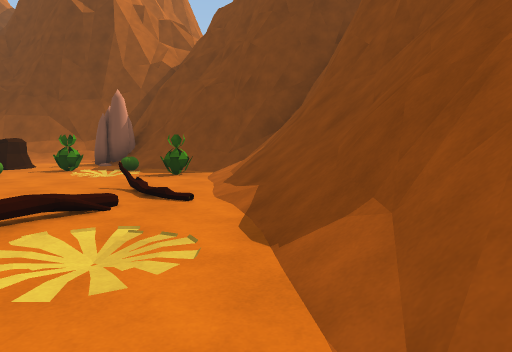
[1] (above)

24 first-person views from a walk through a 3-D level made in the Unity game engine. The camera is 1.4 m above the floor, tilts 6° down and sees 70° across. The floor is counted in squares, 2 m on a side. Each view is taken from the middle of a square. On the plan, view 1 faces up. The plan holds only what a view shows up to about 11 squares ahead; the rest is blank. The place goes on beyond the plan.

[2]
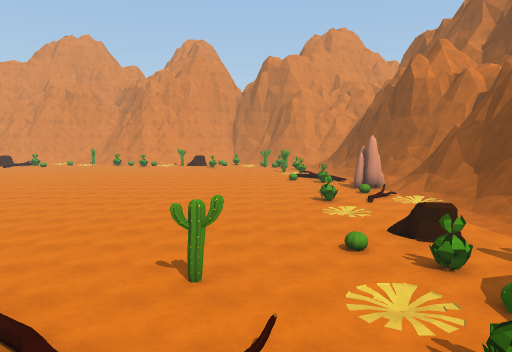

[3]
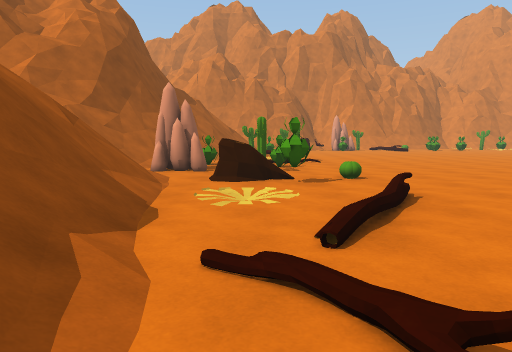

[4]
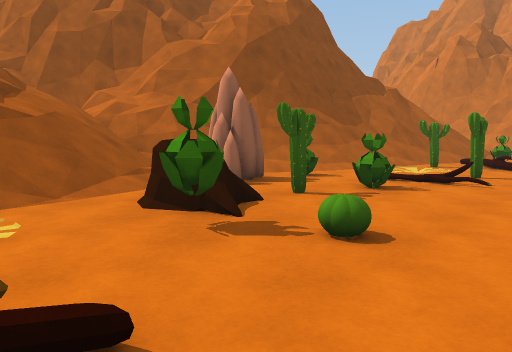

[5]
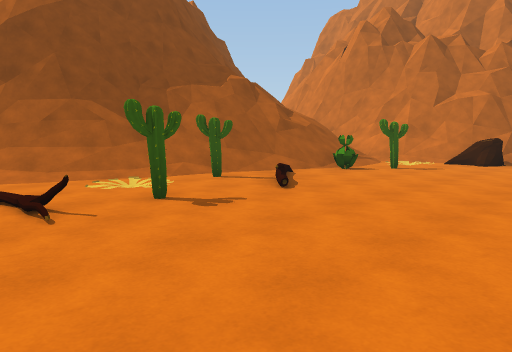

[6]
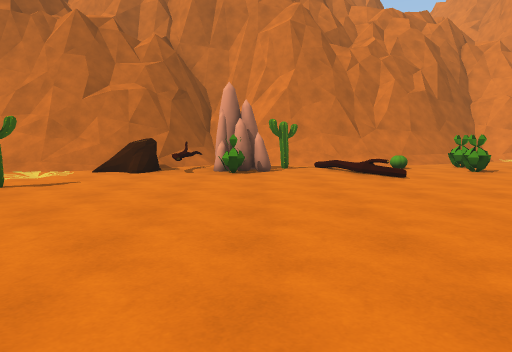

[7]
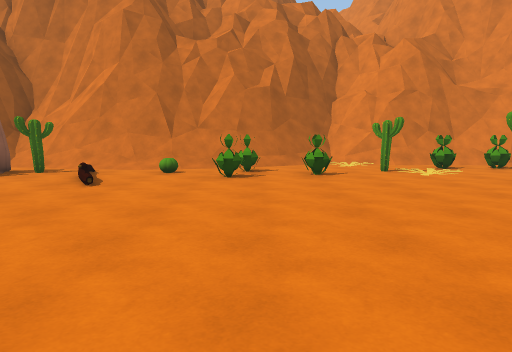

[8]
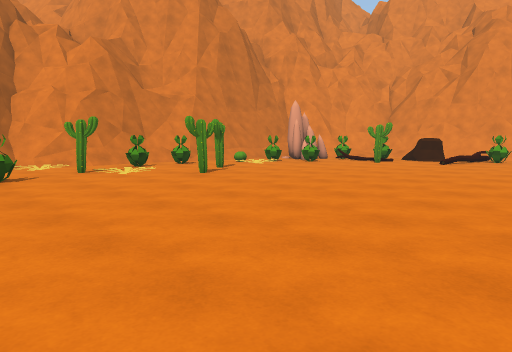

[9]
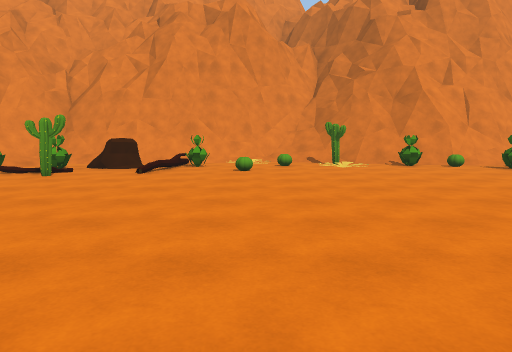

[10]
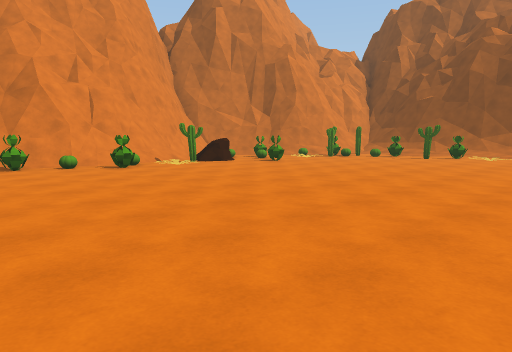

[11]
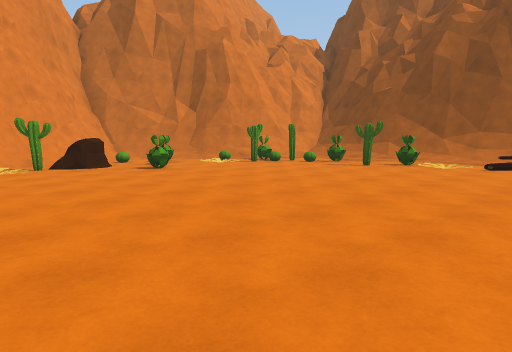

[12]
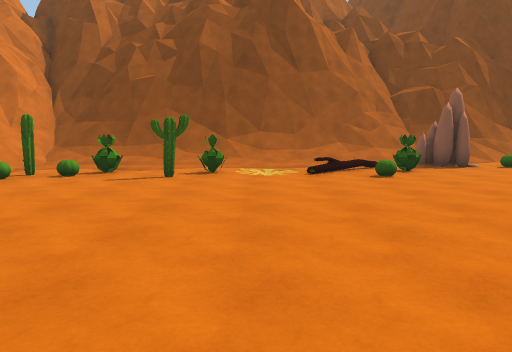

[13]
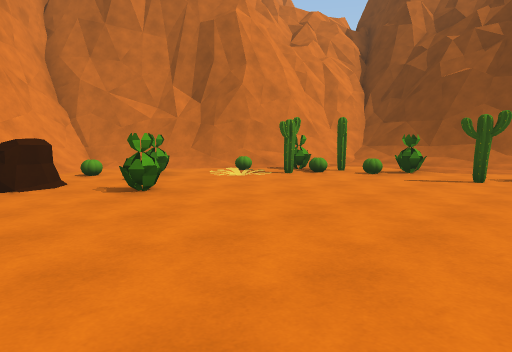

[14]
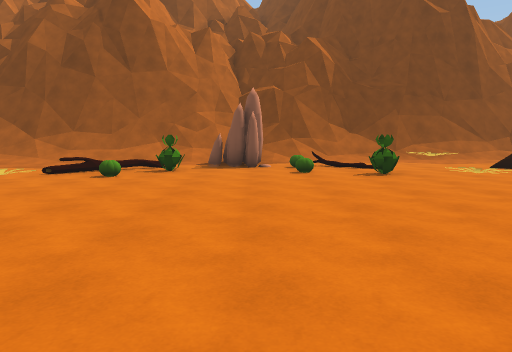

[15]
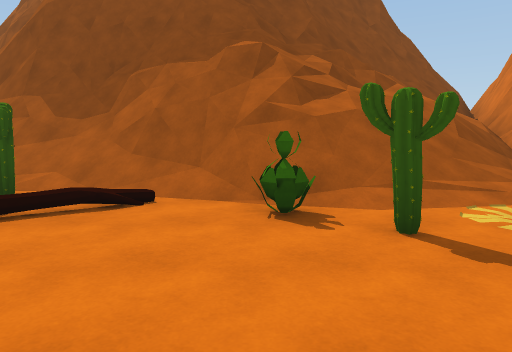

[16]
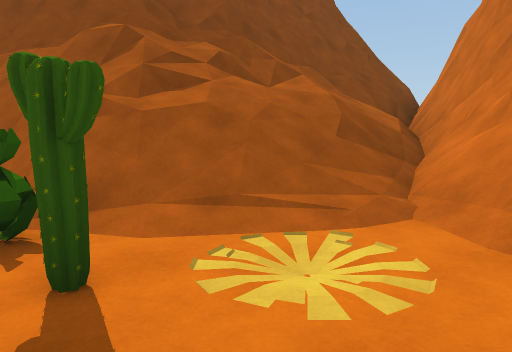

[17]
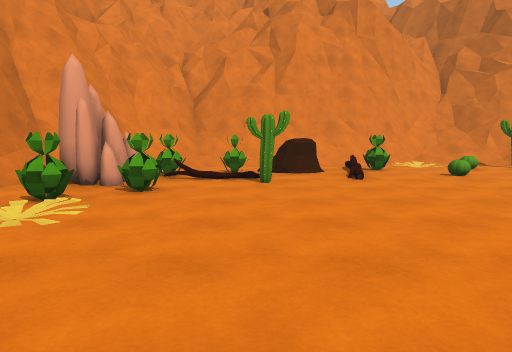

[18]
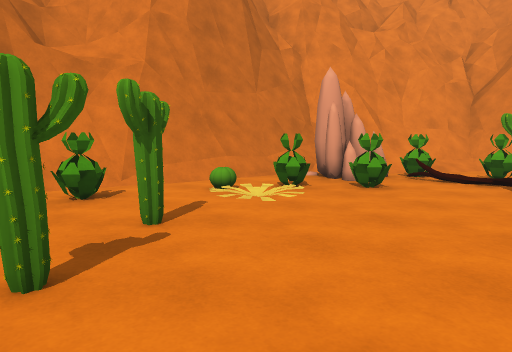

[19]
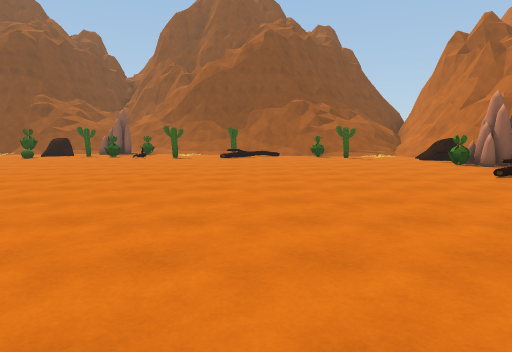

[20]
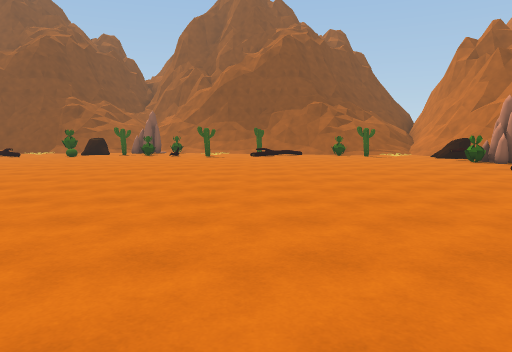

[21]
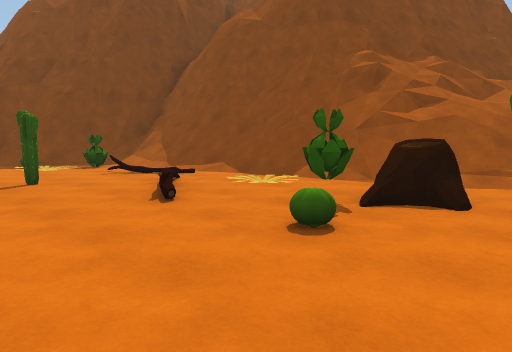

[22]
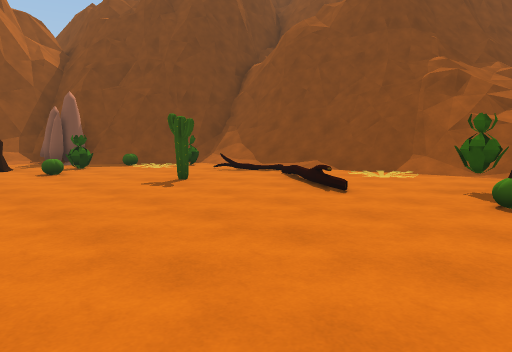

[23]
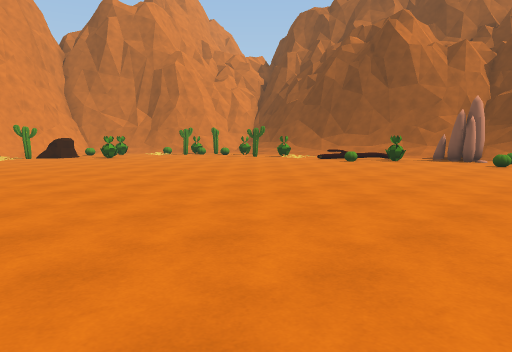

[24]
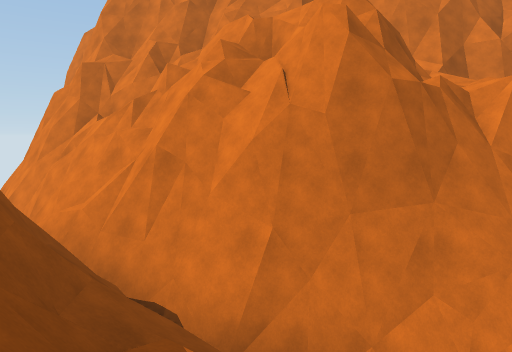

### Floor plan
Key: @ floor where view 1 was taken; # wall or solid block; . main floor; : floor 0.5 m higher than the main floor; / step, stairs or slope; = window, fence, low wall or low ledge; ^ raised ledge; v drop or lower ground; R rock; P plant; C cactus; O other object.
Columns run from 27 left of view 1 to 9 right of it. Each row starts with its distance up from view 1.
 12                  #^    #
 11     ##^   ^^^#=###/#######
 10    ###=#^^=##//////////R##
  9    ##/////////RRO/.P.../R####
  8    ##////////P..../..O/P///##
  7    #=PCC.CP/O....P.P..C.PP./^
  6  ### C.P.P................./=^
  5  ##//P...................O.//^^
  4 ##/.P..................C..//==^^
  3 ##/C/....................:./#==#^
  2  #/./.P.................O.P/###=#^^
  1  ##/O......................./////=##
  0   #/O...................C.P@//////=#
 -1   ##C.....................O./////=##
 -2   ^=.P....................CRR///=^^
 -3   ^=C......... ..........P..///==^
 -4  ^^/P......... ..........O.P//=^#
 -5  ^=/.....................P../=^^
 -6  #/CO....................C.//=^
 -7  #/......................OC//=
 -8  #/O.C...................../#=^
 -9  ##/O...................../##=^
-10   #/P//..................P/#=##^
-11   #/O/...................C/////^
-12   #//PC..................P/////=^
-13   #/..O.....C......O.P.O../////=^
-14  ##///PPP..C.P.PP.C/CRROO///////#
-15   #^# R..PP.PC..P.///..O===^###v=^
-16    #####///...O//=//##/###^   ^####
-17      ########=/##^^^^###       ^#==
-18           ######                 ^^v
-19              ##                   ###

Positions as (right, up) in squares from view 1, and headings:
1: (0, 0), facing up
2: (1, 5), facing left
3: (-1, 6), facing down
4: (-4, 2), facing down-right
5: (-6, -3), facing down-right
6: (-6, -6), facing down
7: (-11, -7), facing down
8: (-11, -7), facing down-left
9: (-14, -8), facing left
10: (-14, -6), facing up-left
11: (-14, -2), facing up-left
12: (-17, 0), facing up
13: (-17, 0), facing up-left
14: (-12, 0), facing up
15: (-5, -10), facing right
16: (-4, -12), facing right
17: (-15, -12), facing left
18: (-15, -11), facing down-left
19: (-15, -8), facing right
20: (-16, -7), facing right
21: (-5, -2), facing up-right
22: (-7, -1), facing up-right
23: (-9, -3), facing up-left
24: (3, -11), facing down
